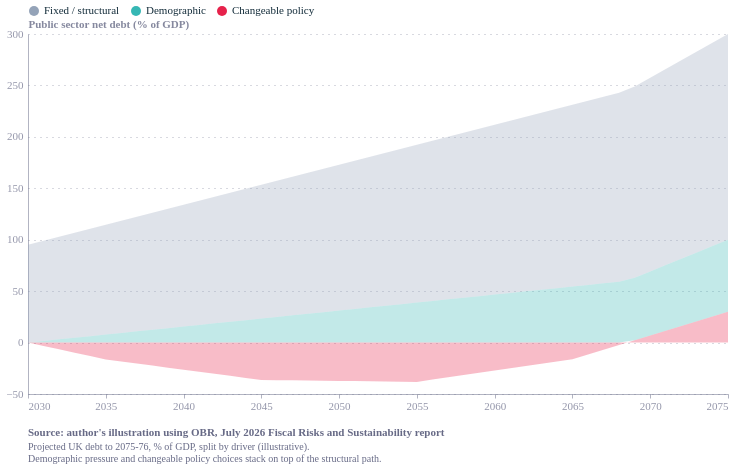

Notebook source saved alongside this figure:
### Code cell
import pandas as pd
import numpy as np
import altair as alt
from ecostyles import EcoStyles

styles = EcoStyles(); styles.register_and_enable_theme()

yrs = list(range(2030, 2076))
# baseline debt path to ~300%
baseline = np.interp(yrs, [2030,2035,2045,2055,2065,2075], [95,98,117,154,215,300])

# Illustrative additive split of the debt path into three drivers.
# Shares grow over time; at 2075 baseline=300, split e.g.:
#   fixed/structural core ~ 200, demographic ~ 70, changeable policy ~ 30
# (ramp each from a 2030 base where debt=95 is essentially all 'core')
f = np.linspace(0, 1, len(yrs))  # 0 at 2030 -> 1 at 2075
core   = 95 + (205-95)*f*(baseline/ np.interp(yrs,[2030,2075],[95,300]))*0  # keep simple below
# simpler: define endpoint shares and interpolate each band's height
def band(end_2030, end_2075):
    return np.interp(yrs, [2030,2075], [end_2030, end_2075])
core_h   = band(95, 200)   # structural/fixed
demo_h   = band(0, 70)     # demographic-driven
policy_h = baseline - core_h - demo_h   # changeable policy = residual to hit baseline

df = pd.DataFrame({"year":yrs, "Fixed / structural":core_h,
                   "Demographic":demo_h, "Changeable policy":policy_h})
long = df.melt("year", var_name="driver", value_name="pp")
long["date"] = pd.to_datetime(long["year"], format="%Y")
order = ["Fixed / structural","Demographic","Changeable policy"]

area = alt.Chart(long).mark_area().encode(
    x=alt.X("date:T", axis=alt.Axis(format="%Y", tickCount=7), title=None),
    y=alt.Y("pp:Q", title="Public sector net debt (% of GDP)", stack="zero"),
    color=alt.Color("driver:N", sort=order,
        scale=alt.Scale(domain=order, range=["#94a3b8","#36B7B4","#E6224B"]),
        legend=alt.Legend(orient="top", title=None)),
    order=alt.Order("driver:N"))

caption = alt.Title(
    text="Source: author's illustration using OBR, July 2026 Fiscal Risks and Sustainability report",
    subtitle=[
        "Projected UK debt to 2075-76, % of GDP, split by driver (illustrative).",
        "Demographic pressure and changeable policy choices stack on top of the structural path.",
    ],
    orient="bottom", anchor="start", fontSize=11, subtitleFontSize=10,
    color="#676A86", subtitleColor="#676A86", dy=12)

chart = area.properties(width=700, height=360, title=caption).configure(
    background="white", font="Circular Std").configure_view(
    fill="transparent", stroke="transparent")

styles.save(chart, path=".", name="debt_driver_stack", svg=True)
chart.save("debt_driver_stack.png", scale_factor=2.0)
chart

### Figure 1 — Vega-Lite specification as saved in the notebook (floating-point values rounded to 4 significant figures; data arrays with more than 128 entries replaced by an {"elided": "..."} marker saying what was removed)
{"config": {"font": "Circular Std", "text": {"color": "#676A86", "align": "left", "baseline": "middle", "dx": 7, "dy": 0, "fontSize": 11}, "view": {"stroke": "transparent", "continuousWidth": 400, "continuousHeight": 300, "discreteWidth": 400, "discreteHeight": 300, "fill": "transparent"}, "range": {"category": ["#36B7B4", "#E6224B", "#F4C245", "#0063AF", "#00A767", "#179FDB", "#EB5C2E"], "diverging": ["#E6224B", "#E54753", "#C9C9C9", "#179FDB", "#122B39"], "heatmap": ["#C9C9C9", "#179FDB", "#0063AF", "#122B39"], "ordinal": ["#00A767", "#36B7B4", "#179FDB", "#0063AF", "#243B5A"]}, "bar": {"color": "#179fdb"}, "line": {"color": "#e6224b"}, "rule": {"color": "#676A86"}, "area": {"opacity": 0.3}, "point": {"filled": true, "size": 80, "color": "#e6224b", "opacity": 0.95}, "geoshape": {"stroke": "white", "strokeWidth": 0.3}, "rect": {"fill": "#d6d4d4", "opacity": 0.3}, "axis": {"labelColor": "#676A86", "labelFontSize": 11, "labelFont": "Circular Std", "labelOpacity": 0.7, "tickColor": "#676A86", "tickOpacity": 0.5, "domainColor": "#676A86", "domainOpacity": 0.5, "gridColor": "#676A86", "gridDash": [2, 2], "gridOpacity": 0.5, "title": null, "titleColor": "#676A86", "titleOpacity": 0.8, "tickSize": 4}, "axisXDiscrete": {"grid": false, "labelAngle": 0, "tickCount": 10, "tickOpacity": 0.5, "title": null}, "axisYDiscrete": {"ticks": false, "labelPadding": 5}, "axisXTemporal": {"grid": false, "ticks": true}, "axisXQuantitative": {"grid": true}, "axisYQuantitative": {"gridColor": "#676A86", "gridDash": [1, 5], "gridOpacity": 0.5, "ticks": false, "labelPadding": 5, "tickCount": 8, "titleAngle": 0, "titleAlign": "left", "titleBaseline": "bottom", "titleX": 0, "titleY": -5}, "title": {"color": "#676A86E6", "subtitleColor": "#676A86", "font": "Circular Std", "subtitleFont": "Circular Std", "anchor": "start", "fontSize": 14, "subtitleFontSize": 12, "subtitlePadding": 4, "offset": 0, "frame": "group"}, "legend": {"titleColor": "#122b39", "title": null, "labelColor": "#122b39", "labelFontSize": 11}, "background": "white"}, "data": {"name": "data-167d68c22b9a3d18b7dd14e09938db68"}, "mark": {"type": "area"}, "encoding": {"color": {"field": "driver", "legend": {"orient": "top", "title": null}, "scale": {"domain": ["Fixed / structural", "Demographic", "Changeable policy"], "range": ["#94a3b8", "#36B7B4", "#E6224B"]}, "sort": ["Fixed / structural", "Demographic", "Changeable policy"], "type": "nominal"}, "order": {"field": "driver", "type": "nominal"}, "x": {"axis": {"format": "%Y", "tickCount": 7}, "field": "date", "title": null, "type": "temporal"}, "y": {"field": "pp", "stack": "zero", "title": "Public sector net debt (% of GDP)", "type": "quantitative"}}, "height": 360, "title": {"text": "Source: author's illustration using OBR, July 2026 Fiscal Risks and Sustainability report", "anchor": "start", "color": "#676A86", "dy": 12, "fontSize": 11, "orient": "bottom", "subtitle": ["Projected UK debt to 2075-76, % of GDP, split by driver (illustrative).", "Demographic pressure and changeable policy choices stack on top of the structural path."], "subtitleColor": "#676A86", "subtitleFontSize": 10}, "width": 700, "$schema": "https://vega.github.io/schema/vega-lite/v6.4.1.json", "datasets": {"data-167d68c22b9a3d18b7dd14e09938db68": {"elided": "138 records"}}}
